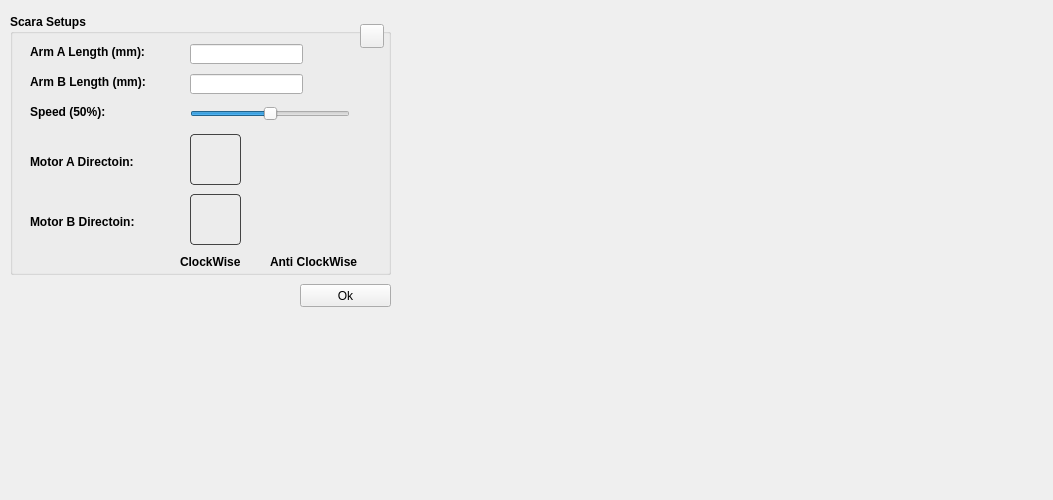
<?xml version="1.0" encoding="UTF-8"?>
<ui version="4.0">
 <class>ScaraSetup</class>
 <widget class="QWidget" name="ScaraSetup">
  <property name="geometry">
   <rect>
    <x>0</x>
    <y>0</y>
    <width>1053</width>
    <height>500</height>
   </rect>
  </property>
  <property name="windowTitle">
   <string>Form</string>
  </property>
  <widget class="QPushButton" name="btnOk">
   <property name="geometry">
    <rect>
     <x>300</x>
     <y>284</y>
     <width>91</width>
     <height>23</height>
    </rect>
   </property>
   <property name="text">
    <string>Ok</string>
   </property>
  </widget>
  <widget class="QGroupBox" name="groupBox">
   <property name="geometry">
    <rect>
     <x>10</x>
     <y>14</y>
     <width>381</width>
     <height>261</height>
    </rect>
   </property>
   <property name="font">
    <font>
     <weight>75</weight>
     <bold>true</bold>
    </font>
   </property>
   <property name="title">
    <string>Scara Setups</string>
   </property>
   <widget class="QLabel" name="label">
    <property name="geometry">
     <rect>
      <x>20</x>
      <y>30</y>
      <width>131</width>
      <height>16</height>
     </rect>
    </property>
    <property name="text">
     <string>Arm A Length (mm):</string>
    </property>
   </widget>
   <widget class="QLabel" name="label_2">
    <property name="geometry">
     <rect>
      <x>20</x>
      <y>60</y>
      <width>131</width>
      <height>16</height>
     </rect>
    </property>
    <property name="text">
     <string>Arm B Length (mm):</string>
    </property>
   </widget>
   <widget class="QLineEdit" name="lineArm0">
    <property name="geometry">
     <rect>
      <x>180</x>
      <y>30</y>
      <width>113</width>
      <height>20</height>
     </rect>
    </property>
   </widget>
   <widget class="QLineEdit" name="lineArm1">
    <property name="geometry">
     <rect>
      <x>180</x>
      <y>60</y>
      <width>113</width>
      <height>20</height>
     </rect>
    </property>
   </widget>
   <widget class="QLabel" name="label_3">
    <property name="geometry">
     <rect>
      <x>20</x>
      <y>140</y>
      <width>131</width>
      <height>16</height>
     </rect>
    </property>
    <property name="text">
     <string>Motor A Directoin:</string>
    </property>
   </widget>
   <widget class="QLabel" name="label_4">
    <property name="geometry">
     <rect>
      <x>20</x>
      <y>200</y>
      <width>131</width>
      <height>16</height>
     </rect>
    </property>
    <property name="text">
     <string>Motor B Directoin:</string>
    </property>
   </widget>
   <widget class="QLabel" name="motoA_CK">
    <property name="geometry">
     <rect>
      <x>180</x>
      <y>120</y>
      <width>51</width>
      <height>51</height>
     </rect>
    </property>
    <property name="styleSheet">
     <string notr="true">     border: 1px solid rgb(67,67,67);
     border-radius: 4px;</string>
    </property>
    <property name="pixmap">
     <pixmap resource="images.qrc">:/images/stepping_motor-clockwise.png</pixmap>
    </property>
   </widget>
   <widget class="QLabel" name="motoB_CK">
    <property name="geometry">
     <rect>
      <x>180</x>
      <y>180</y>
      <width>51</width>
      <height>51</height>
     </rect>
    </property>
    <property name="styleSheet">
     <string notr="true">     border: 1px solid rgb(67,67,67);
     border-radius: 4px;</string>
    </property>
    <property name="pixmap">
     <pixmap resource="images.qrc">:/images/stepping_motor-clockwise.png</pixmap>
    </property>
   </widget>
   <widget class="QLabel" name="motoA_CCK">
    <property name="geometry">
     <rect>
      <x>270</x>
      <y>120</y>
      <width>51</width>
      <height>51</height>
     </rect>
    </property>
    <property name="pixmap">
     <pixmap resource="images.qrc">:/images/stepping_motor-anticlockwise.png</pixmap>
    </property>
   </widget>
   <widget class="QLabel" name="motoB_CCK">
    <property name="geometry">
     <rect>
      <x>270</x>
      <y>180</y>
      <width>51</width>
      <height>51</height>
     </rect>
    </property>
    <property name="pixmap">
     <pixmap resource="images.qrc">:/images/stepping_motor-anticlockwise.png</pixmap>
    </property>
   </widget>
   <widget class="QPushButton" name="pushButton">
    <property name="geometry">
     <rect>
      <x>350</x>
      <y>10</y>
      <width>24</width>
      <height>24</height>
     </rect>
    </property>
    <property name="styleSheet">
     <string notr="true"> QPushButton {
	border-image: url(:/images/help-icon.png) 0;
 }

 QPushButton:hover {
	border-image: url(:/images/help-icon-hover.png) 0;
 }

 QPushButton:pressed  {
	border-image: url(:/images/help-icon-click.png) 0;
 }
</string>
    </property>
    <property name="text">
     <string/>
    </property>
   </widget>
   <widget class="QLabel" name="label_5">
    <property name="geometry">
     <rect>
      <x>170</x>
      <y>240</y>
      <width>71</width>
      <height>16</height>
     </rect>
    </property>
    <property name="text">
     <string>ClockWise</string>
    </property>
   </widget>
   <widget class="QLabel" name="label_6">
    <property name="geometry">
     <rect>
      <x>260</x>
      <y>240</y>
      <width>91</width>
      <height>16</height>
     </rect>
    </property>
    <property name="text">
     <string>Anti ClockWise</string>
    </property>
   </widget>
   <widget class="QSlider" name="slidSpeed">
    <property name="geometry">
     <rect>
      <x>180</x>
      <y>90</y>
      <width>160</width>
      <height>19</height>
     </rect>
    </property>
    <property name="value">
     <number>50</number>
    </property>
    <property name="orientation">
     <enum>Qt::Horizontal</enum>
    </property>
   </widget>
   <widget class="QLabel" name="labelSpeed">
    <property name="geometry">
     <rect>
      <x>20</x>
      <y>90</y>
      <width>131</width>
      <height>16</height>
     </rect>
    </property>
    <property name="text">
     <string>Speed (50%):</string>
    </property>
   </widget>
  </widget>
  <widget class="QLabel" name="label_7">
   <property name="geometry">
    <rect>
     <x>400</x>
     <y>20</y>
     <width>651</width>
     <height>431</height>
    </rect>
   </property>
   <property name="text">
    <string/>
   </property>
   <property name="pixmap">
    <pixmap resource="images.qrc">:/images/mScara_setup.png</pixmap>
   </property>
  </widget>
 </widget>
 <resources>
  <include location="images.qrc"/>
 </resources>
 <connections/>
</ui>
